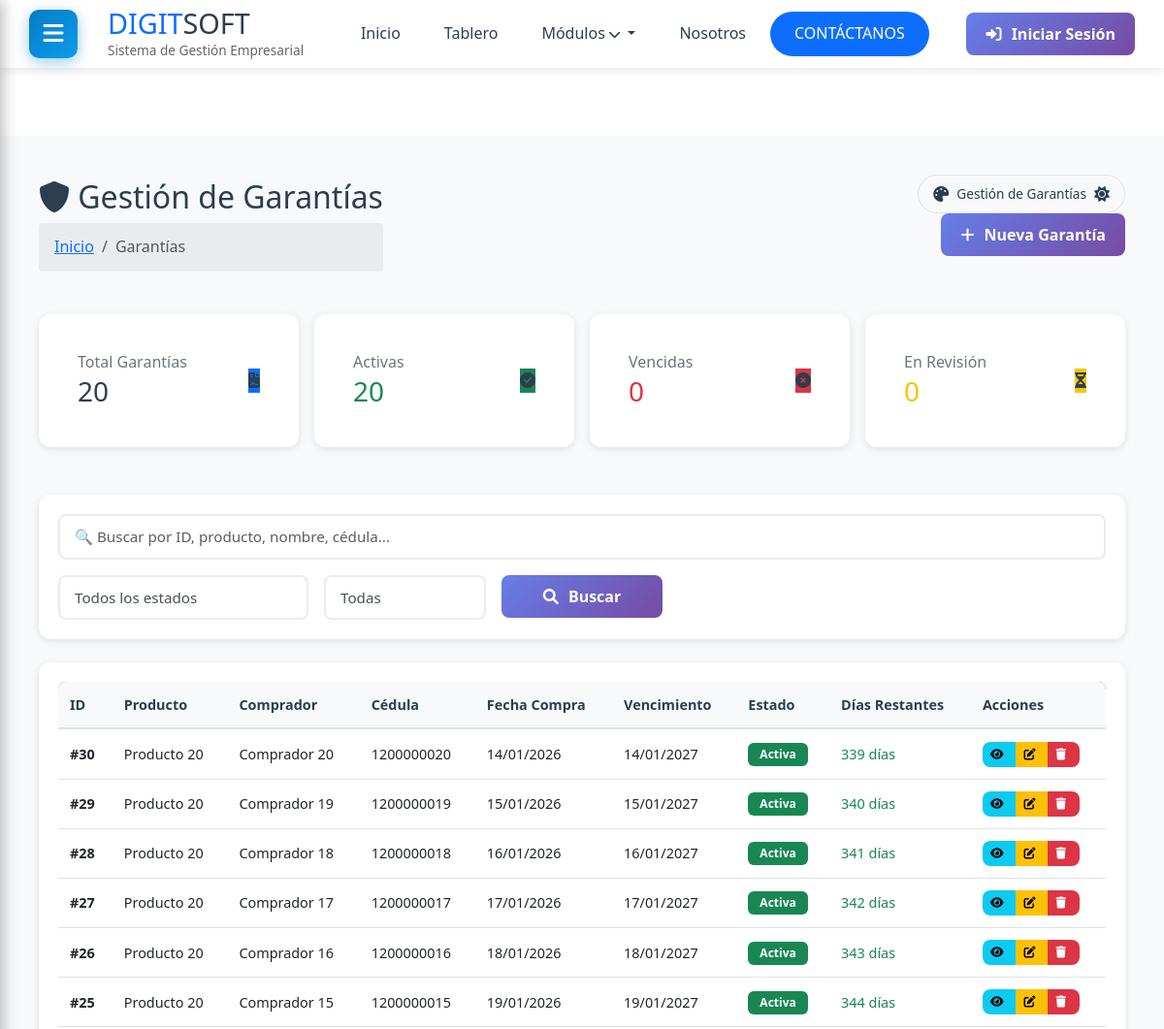
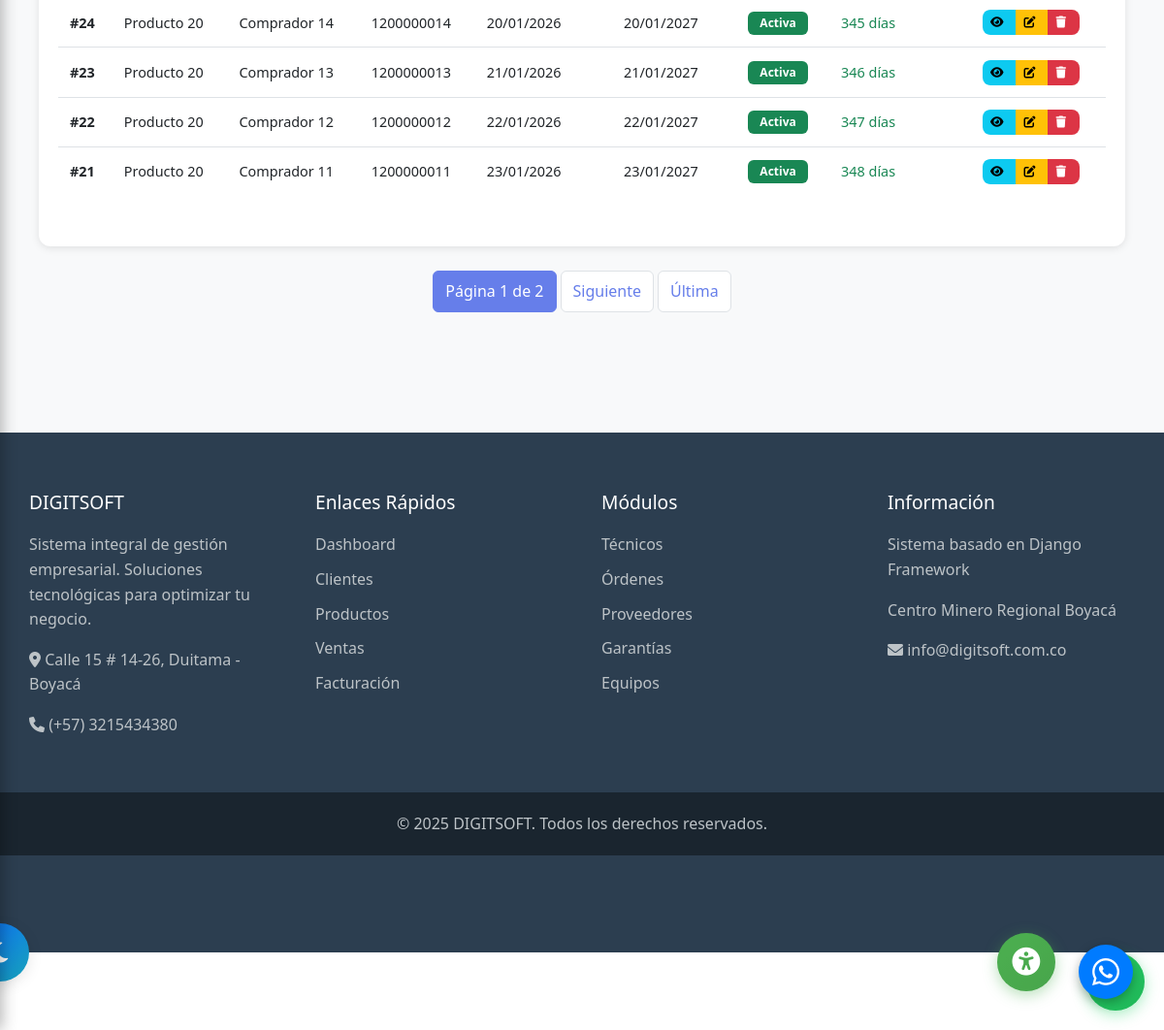
The app's page /garantias/ with its own data (2 pictures, top to bottom).
### garantias/models.py (models this page shows, shortened)
class Garantia(models.Model):
    ESTADO_GARANTIA = [
        ('ACTIVA', 'Activa'),
        ('VENCIDA', 'Vencida'),
        ('EN_REVISION', 'En revisión'),
        ('APROBADA', 'Aprobada'),
        ('RECHAZADA', 'Rechazada'),
        ('FINALIZADA', 'Finalizada'),
    ]
    nombre_comprador = models.CharField(max_length=200, verbose_name="Nombre del comprador")
    cedula = models.CharField(max_length=20, verbose_name="Cédula")
    telefono = models.CharField(max_length=20, verbose_name="Teléfono")
    correo_electronico = models.EmailField(
        validators=[EmailValidator()],
        verbose_name="Correo electrónico"
    )
    producto = models.ForeignKey(
        Producto,
        on_delete=models.CASCADE,
        related_name='garantias',
        verbose_name="Producto"
    )
    nombre_producto = models.CharField(max_length=200, verbose_name="Nombre del producto")
    numero_serie = models.CharField(max_length=100, blank=True, verbose_name="Número de serie")
    modelo = models.CharField(max_length=100, blank=True, verbose_name="Modelo")
    fecha_compra = models.DateField(verbose_name="Fecha de compra")
    factura_compra = models.CharField(max_length=50, blank=True, verbose_name="Número de factura")
    lugar_compra = models.CharField(max_length=200, verbose_name="Lugar de compra")
    fecha_inicio = models.DateField(verbose_name="Fecha de inicio de garantía")
    fecha_vencimiento = models.DateField(verbose_name="Fecha de vencimiento")
    meses_garantia = models.IntegerField(default=12, verbose_name="Meses de garantía")
    estado = models.CharField(
        max_length=20,
        choices=ESTADO_GARANTIA,
        default='ACTIVA',
        verbose_name="Estado"
    )
    motivo_reclamacion = models.TextField(blank=True, verbose_name="Motivo de reclamación")
    descripcion_problema = models.TextField(blank=True, verbose_name="Descripción del problema")
    solucion = models.TextField(blank=True, verbose_name="Solución aplicada")
    fecha_resolucion = models.DateField(null=True, blank=True, verbose_name="Fecha de resolución")
    observaciones = models.TextField(blank=True, verbose_name="Observaciones")
    cliente = models.ForeignKey(
        Cliente,
        on_delete=models.SET_NULL,
        null=True,
        blank=True,
        related_name='garantias',
        verbose_name="Cliente"
    )
    fecha_registro = models.DateTimeField(auto_now_add=True, verbose_name="Fecha de registro")
    fecha_actualizacion = models.DateTimeField(auto_now=True, verbose_name="Última actualización")
    class Meta:
        verbose_name = "Garantía"
        verbose_name_plural = "Garantías"
        ordering = ['-fecha_registro']
        indexes = [
            models.Index(fields=['cedula']),
            models.Index(fields=['factura_compra']),
            models.Index(fields=['estado']),
        ]
    @property
    def dias_restantes(self):
        from datetime import date
        if self.fecha_vencimiento:
            dias = (self.fecha_vencimiento - date.today()).days
            return max(0, dias)
        return 0
    @property
    def esta_vigente(self):
        from datetime import date
        return self.fecha_vencimiento >= date.today() and self.estado == 'ACTIVA'

### garantias/views.py (the view, shortened to what this page needs)
# urls.py: path('', views.garantias_lista, name='lista'),
def garantias_lista(request):
    form = BuscarGarantiaForm(request.GET or None)
    garantias = Garantia.objects.select_related('producto', 'cliente').all()
    paginator = Paginator(garantias, 10)
    page_number = request.GET.get('page')
    page_obj = paginator.get_page(page_number)
    total_garantias = Garantia.objects.count()
    activas = Garantia.objects.filter(estado='ACTIVA', fecha_vencimiento__gte=date.today()).count()
    vencidas = Garantia.objects.filter(fecha_vencimiento__lt=date.today()).count()
    en_revision = Garantia.objects.filter(estado='EN_REVISION').count()
    context = {
        'page_obj': page_obj,
        'form': form,
        'total_garantias': total_garantias,
        'activas': activas,
        'vencidas': vencidas,
        'en_revision': en_revision,
    }
    return render(request, 'garantias/lista.html', context)

### templates/garantias/lista.html (shortened to what this page needs)
{% extends 'base_dashboard.html' %}
{% load static %}
{% block extra_css %}
<link rel="stylesheet" href="{% static 'css/garantias.css' %}">
{% endblock %}
{% block content %}
<div class="container-fluid py-4">
    <div class="row mb-4">
        <div class="col-12">
            <div class="d-flex justify-content-between align-items-center">
                <div>
                    <h1 class="h2 mb-2">
                        <i class="fas fa-shield-alt"></i> Gestión de Garantías
                    </h1>
                    <nav aria-label="breadcrumb">
                        <ol class="breadcrumb">
                            <li class="breadcrumb-item"><a href="{% url 'core:home' %}">Inicio</a></li>
                            <li class="breadcrumb-item active">Garantías</li>
                        </ol>
                    </nav>
                </div>
                <div>
                    <a href="{% url 'garantias:crear' %}" class="btn btn-primary">
                        <i class="fas fa-plus"></i> Nueva Garantía
                    </a>
                </div>
            </div>
        </div>
    </div>
    <div class="row mb-4">
        <div class="col-md-3">
            <div class="card stat-card">
                <div class="card-body">
                    <div class="d-flex justify-content-between align-items-center">
                        <div>
                            <h6 class="text-muted mb-1">Total Garantías</h6>
                            <h3 class="mb-0">{{ total_garantias }}</h3>
                        </div>
                        <div class="icon-wrapper bg-primary">
                            <i class="fas fa-file-contract"></i>
                        </div>
                    </div>
                </div>
            </div>
        </div>
        <div class="col-md-3">
            <div class="card stat-card">
                <div class="card-body">
                    <div class="d-flex justify-content-between align-items-center">
                        <div>
                            <h6 class="text-muted mb-1">Activas</h6>
                            <h3 class="mb-0 text-success">{{ activas }}</h3>
                        </div>
                        <div class="icon-wrapper bg-success">
                            <i class="fas fa-check-circle"></i>
                        </div>
                    </div>
                </div>
            </div>
        </div>
        <div class="col-md-3">
            <div class="card stat-card">
                <div class="card-body">
                    <div class="d-flex justify-content-between align-items-center">
                        <div>
                            <h6 class="text-muted mb-1">Vencidas</h6>
                            <h3 class="mb-0 text-danger">{{ vencidas }}</h3>
                        </div>
                        <div class="icon-wrapper bg-danger">
                            <i class="fas fa-times-circle"></i>
                        </div>
                    </div>
                </div>
            </div>
        </div>
        <div class="col-md-3">
            <div class="card stat-card">
                <div class="card-body">
                    <div class="d-flex justify-content-between align-items-center">
                        <div>
                            <h6 class="text-muted mb-1">En Revisión</h6>
                            <h3 class="mb-0 text-warning">{{ en_revision }}</h3>
                        </div>
                        <div class="icon-wrapper bg-warning">
                            <i class="fas fa-hourglass-half"></i>
                        </div>
                    </div>
                </div>
            </div>
        </div>
    </div>
    <div class="card mb-4">
        <div class="card-body">
            <form method="get" class="row g-3">
                <div class="col-md-5">
                    {{ form.busqueda }}
                </div>
                <div class="col-md-3">
                    {{ form.estado }}
                </div>
                <div class="col-md-2">
                    {{ form.vigencia }}
                </div>
                <div class="col-md-2">
                    <button type="submit" class="btn btn-primary w-100">
                        <i class="fas fa-search"></i> Buscar
                    </button>
                </div>
            </form>
        </div>
    </div>
    <div class="card">
        <div class="card-body">
            <div class="table-responsive">
                <table class="table table-hover">
                    <thead>
                        <tr>
                            <th>ID</th>
                            <th>Producto</th>
                            <th>Comprador</th>
                            <th>Cédula</th>
                            <th>Fecha Compra</th>
                            <th>Vencimiento</th>
                            <th>Estado</th>
                            <th>Días Restantes</th>
                            <th>Acciones</th>
                        </tr>
                    </thead>
                    <tbody>
                        {% for garantia in page_obj %}
                        <tr>
                            <td><strong>#{{ garantia.id }}</strong></td>
                            <td>
                                <div>{{ garantia.nombre_producto }}</div>
                            </td>
                            <td>{{ garantia.nombre_comprador }}</td>
                            <td>{{ garantia.cedula }}</td>
                            <td>{{ garantia.fecha_compra|date:"d/m/Y" }}</td>
                            <td>{{ garantia.fecha_vencimiento|date:"d/m/Y" }}</td>
                            <td>
                                {% if garantia.estado == 'ACTIVA' %}
                                    {% if garantia.esta_vigente %}
                                        <span class="badge bg-success">Activa</span>
                                    {% else %}
                                        <span class="badge bg-danger">Vencida</span>
                                    {% endif %}
                                {% elif garantia.estado == 'EN_REVISION' %}
                                    <span class="badge bg-warning">En Revisión</span>
                                {% elif garantia.estado == 'APROBADA' %}
                                    <span class="badge bg-info">Aprobada</span>
                                {% elif garantia.estado == 'RECHAZADA' %}
                                    <span class="badge bg-danger">Rechazada</span>
                                {% elif garantia.estado == 'FINALIZADA' %}
                                    <span class="badge bg-secondary">Finalizada</span>
                                {% else %}
                                    <span class="badge bg-dark">{{ garantia.get_estado_display }}</span>
                                {% endif %}
                            </td>
                            <td>
                                {% if garantia.esta_vigente %}
                                    <span class="{% if garantia.dias_restantes < 30 %}text-warning{% else %}text-success{% endif %}">
                                        {{ garantia.dias_restantes }} días
                                    </span>
                                {% else %}
                                    <span class="text-danger">Vencida</span>
                                {% endif %}
                            </td>
                            <td>
                                <div class="btn-group btn-group-sm" role="group">
                                    <a href="{% url 'garantias:detalle' garantia.pk %}"
                                       class="btn btn-info"
                                       title="Ver detalle">
                                        <i class="fas fa-eye"></i>
                                    </a>
                                    <a href="{% url 'garantias:editar' garantia.pk %}"
                                       class="btn btn-warning"
                                       title="Editar">
                                        <i class="fas fa-edit"></i>
                                    </a>
                                    <a href="{% url 'garantias:eliminar' garantia.pk %}"
                                       class="btn btn-danger"
                                       title="Eliminar">
                                        <i class="fas fa-trash"></i>
                                    </a>
                                </div>
                            </td>
                        </tr>
                        {% endfor %}
                    </tbody>
                </table>
            </div>
        </div>
    </div>
    {% if page_obj.has_other_pages %}
    <nav aria-label="Paginación de garantías" class="mt-4">
        <ul class="pagination justify-content-center">
            <li class="page-item active">
                <span class="page-link">
                    Página {{ page_obj.number }} de {{ page_obj.paginator.num_pages }}
                </span>
            </li>
            {% if page_obj.has_next %}
                <li class="page-item">
                    <a class="page-link" href="?page={{ page_obj.next_page_number }}">Siguiente</a>
                </li>
                <li class="page-item">
                    <a class="page-link" href="?page={{ page_obj.paginator.num_pages }}">Última</a>
                </li>
            {% endif %}
        </ul>
    </nav>
    {% endif %}
</div>
{% endblock %}

### records on screen
Garantia: id "30", nombre_producto "Producto 20", nombre_comprador "Comprador 20", cedula "1200000020", fecha_compra "14/01/2026", fecha_vencimiento "14/01/2027", estado "Activa", dias_restantes "339"
Garantia: id "29", nombre_producto "Producto 20", nombre_comprador "Comprador 19", cedula "1200000019", fecha_compra "15/01/2026", fecha_vencimiento "15/01/2027", estado "Activa", dias_restantes "340"
Garantia: id "28", nombre_producto "Producto 20", nombre_comprador "Comprador 18", cedula "1200000018", fecha_compra "16/01/2026", fecha_vencimiento "16/01/2027", estado "Activa", dias_restantes "341"
Garantia: id "27", nombre_producto "Producto 20", nombre_comprador "Comprador 17", cedula "1200000017", fecha_compra "17/01/2026", fecha_vencimiento "17/01/2027", estado "Activa", dias_restantes "342"
Garantia: id "26", nombre_producto "Producto 20", nombre_comprador "Comprador 16", cedula "1200000016", fecha_compra "18/01/2026", fecha_vencimiento "18/01/2027", estado "Activa", dias_restantes "343"
Garantia: id "25", nombre_producto "Producto 20", nombre_comprador "Comprador 15", cedula "1200000015", fecha_compra "19/01/2026", fecha_vencimiento "19/01/2027", estado "Activa", dias_restantes "344"
Garantia: id "24", nombre_producto "Producto 20", nombre_comprador "Comprador 14", cedula "1200000014", fecha_compra "20/01/2026", fecha_vencimiento "20/01/2027", estado "Activa", dias_restantes "345"
Garantia: id "23", nombre_producto "Producto 20", nombre_comprador "Comprador 13", cedula "1200000013", fecha_compra "21/01/2026", fecha_vencimiento "21/01/2027", estado "Activa", dias_restantes "346"
Garantia: id "22", nombre_producto "Producto 20", nombre_comprador "Comprador 12", cedula "1200000012", fecha_compra "22/01/2026", fecha_vencimiento "22/01/2027", estado "Activa", dias_restantes "347"
Garantia: id "21", nombre_producto "Producto 20", nombre_comprador "Comprador 11", cedula "1200000011", fecha_compra "23/01/2026", fecha_vencimiento "23/01/2027", estado "Activa", dias_restantes "348"

### other values on screen
{{ total_garantias }} "20"
{{ activas }} "20"
{{ vencidas }} "0"
{{ en_revision }} "0"
{{ page_obj.number }} "1"
{{ page_obj.paginator.num_pages }} "2"
